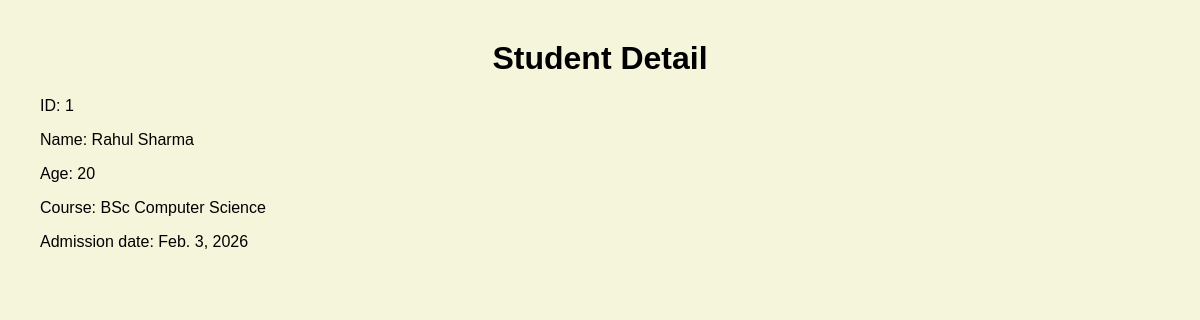
/students/1/, run on an earlier commit of the app's database.
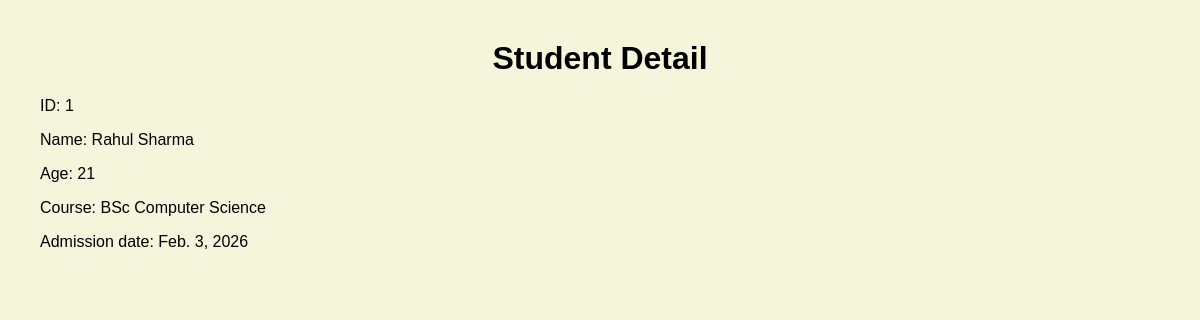
And on a later commit of the database.
### students/models.py (models this page shows)
class Student(models.Model):
    name=models.CharField(max_length=100)
    age=models.IntegerField()
    email=models.EmailField(unique=True)
    course=models.CharField(max_length=100)
    admission_date=models.DateField(auto_now_add=True)

### students/views.py (the view)
# urls.py: path('<int:id>/',views.student_detail,name='student_detail'),
def student_detail(request,id):
    student=get_object_or_404(Student,id=id)
    return render(request,'student_detail.html',{'student':student})

### students/templates/student_detail.html (shortened to what this page needs)
{% load static %}
<!DOCTYPE html>
<html lang="en">
<head>
    <link rel="stylesheet" href="{% static 'students/style.css' %}">
</head>
<body>
    <h1>Student Detail</h1>
    <p>ID: {{ student.id }}</p>
    <p>Name: {{ student.name }}</p>
    <p>Age: {{ student.age }}</p>
    <p>Course: {{ student.course }}</p>
    <p>Admission date: {{ student.admission_date }}</p>
</body>
</html>

What changed in the data, as far as the page shows it:
changed Student "Rahul Sharma": age "20" → "21"
